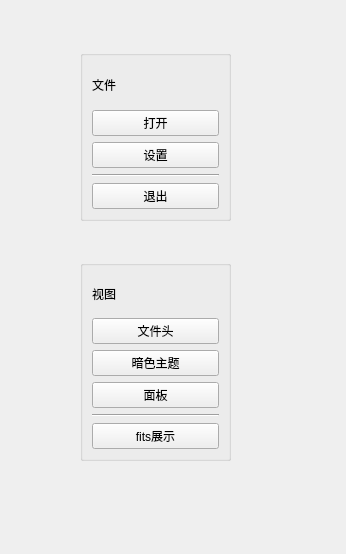
<?xml version="1.0" encoding="UTF-8"?>
<ui version="4.0">
 <class>Form</class>
 <widget class="QWidget" name="Form">
  <property name="geometry">
   <rect>
    <x>0</x>
    <y>0</y>
    <width>346</width>
    <height>554</height>
   </rect>
  </property>
  <property name="windowTitle">
   <string>set</string>
  </property>
  <widget class="QGroupBox" name="groupBox">
   <property name="geometry">
    <rect>
     <x>80</x>
     <y>50</y>
     <width>151</width>
     <height>171</height>
    </rect>
   </property>
   <property name="title">
    <string/>
   </property>
   <layout class="QVBoxLayout" name="verticalLayout">
    <item>
     <widget class="QLabel" name="label">
      <property name="text">
       <string>文件</string>
      </property>
     </widget>
    </item>
    <item>
     <widget class="QPushButton" name="pushButton_2">
      <property name="text">
       <string>打开</string>
      </property>
     </widget>
    </item>
    <item>
     <widget class="QPushButton" name="pushButton">
      <property name="text">
       <string>设置</string>
      </property>
     </widget>
    </item>
    <item>
     <widget class="Line" name="line">
      <property name="orientation">
       <enum>Qt::Horizontal</enum>
      </property>
     </widget>
    </item>
    <item>
     <widget class="QPushButton" name="pushButton_3">
      <property name="text">
       <string>退出</string>
      </property>
     </widget>
    </item>
   </layout>
  </widget>
  <widget class="QGroupBox" name="groupBox_2">
   <property name="geometry">
    <rect>
     <x>80</x>
     <y>260</y>
     <width>151</width>
     <height>201</height>
    </rect>
   </property>
   <property name="title">
    <string/>
   </property>
   <layout class="QVBoxLayout" name="verticalLayout_2">
    <item>
     <widget class="QLabel" name="label_2">
      <property name="text">
       <string>视图</string>
      </property>
     </widget>
    </item>
    <item>
     <widget class="QPushButton" name="pushButton_4">
      <property name="text">
       <string>文件头</string>
      </property>
     </widget>
    </item>
    <item>
     <widget class="QPushButton" name="pushButton_5">
      <property name="text">
       <string>暗色主题</string>
      </property>
     </widget>
    </item>
    <item>
     <widget class="QPushButton" name="pushButton_6">
      <property name="text">
       <string>面板</string>
      </property>
     </widget>
    </item>
    <item>
     <widget class="Line" name="line_2">
      <property name="orientation">
       <enum>Qt::Horizontal</enum>
      </property>
     </widget>
    </item>
    <item>
     <widget class="QPushButton" name="pushButton_7">
      <property name="text">
       <string>fits展示</string>
      </property>
     </widget>
    </item>
   </layout>
  </widget>
 </widget>
 <resources/>
 <connections/>
</ui>
